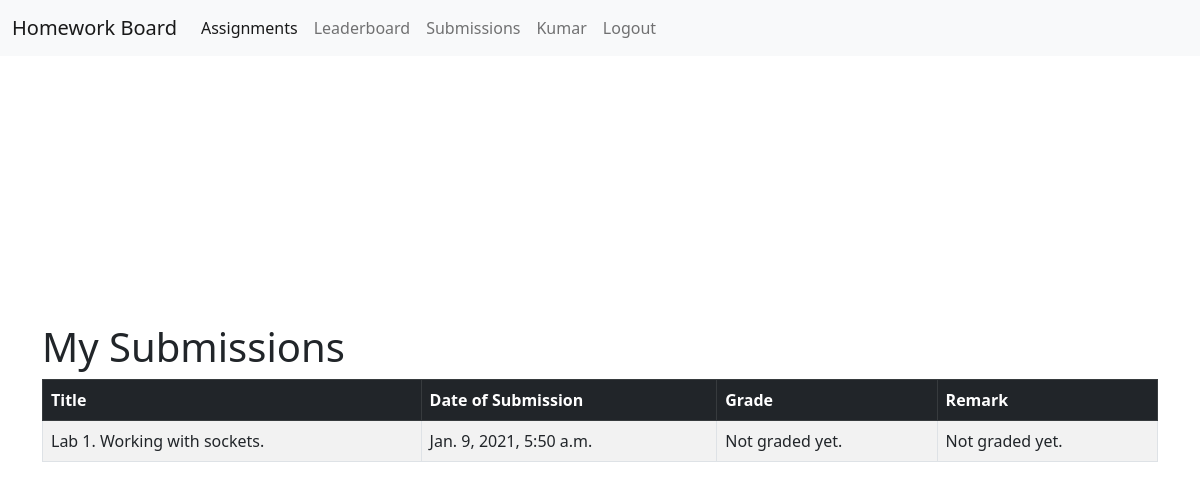
Before: /submissions (signed in) with the older database file.
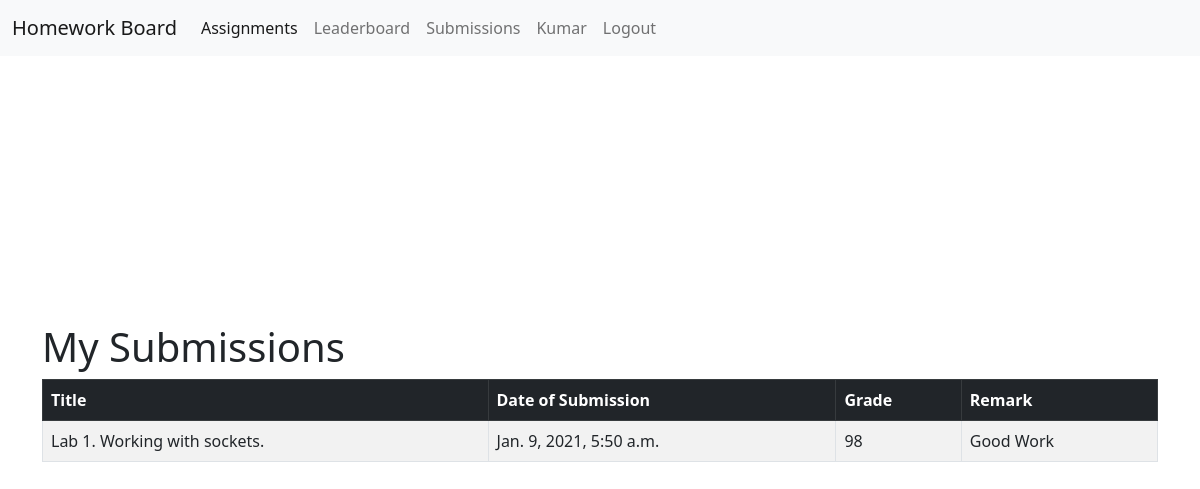
After: the same page with the newer database file.
### homework/models.py (models this page shows, shortened)
class Submission(models.Model):
    assignment = models.ForeignKey(Assignment, on_delete=models.CASCADE)
    student = models.ForeignKey(
        Student, on_delete=models.CASCADE, related_name="submission")
    solution = models.CharField(max_length=1000)
    date_of_submission = models.DateTimeField(auto_now_add=True, blank=True)
    grade = models.IntegerField(null=True, blank=True)
    remarks = models.CharField(max_length=250, null=True, blank=True)

class Assignment(models.Model):
    title = models.CharField(max_length=250)
    subject = models.ForeignKey(
        Subject, on_delete=models.CASCADE, related_name='assignment')
    teacher = models.CharField(max_length=100)
    date_of_issue = models.DateTimeField(auto_now_add=True, blank=True)
    deadline = models.DateTimeField()
    description = models.CharField(max_length=1000)
    penalties = models.CharField(max_length=500)
    is_active = models.BooleanField(default=True)

### homework/views.py (the view)
# urls.py: path('submissions', views.SubmissionView.as_view(), name='submission_list'),
class SubmissionView(ListView):
    context_object_name = 'submissions'
    template_name = 'submission_list.html'
    def get_queryset(self):
        q = Submission.objects.filter(
            student=self.request.user).order_by('-date_of_submission')
        return q

### homework/templates/homework/submission_list.html (shortened to what this page needs)
{% extends "homework/layout.html" %}
{% block body %}
<div class="container vh-100 d-flex justify-content-between align-items-center">
  <div class="col">
    <h1>My Submissions</h1>
    <table class="table table-striped table-bordered">
      <thead class="table-dark">
        <tr>
          <th scope="col">Title</th>
          <th scope="col">Date of Submission</th>
          <th scope="col">Grade</th>
          <th scope="col">Remark</th>
        </tr>
      </thead>
      <tbody>
        {% if submissions %}
        {% for submission in submissions %}
        <tr>
          <td>{{ submission.assignment.title }}</td>
          <td>{{ submission.date_of_submission }}</td>
          {% if submission.grade %}
          <td>{{ submission.grade }}</td>
          <td>{{ submission.remarks }}</td>
          {% else %}
          <td>Not graded yet.</td>
          <td>Not graded yet.</td>
          {% endif %}
        </tr>
        {% endfor %}
        {% else %}
        <tr>
          <td colspan="3" class="table-active">No Submissions</td>
        </tr>
        {% endif %}
      </tbody>
    </table>
  </div>
</div>
{% endblock %}

Changed rows visible on the page:
changed Submission "Lab 1. Working with sockets.": grade (not shown) → "98"; remarks (not shown) → "Good Work"; no longer shows "Not graded yet. Not graded yet."
